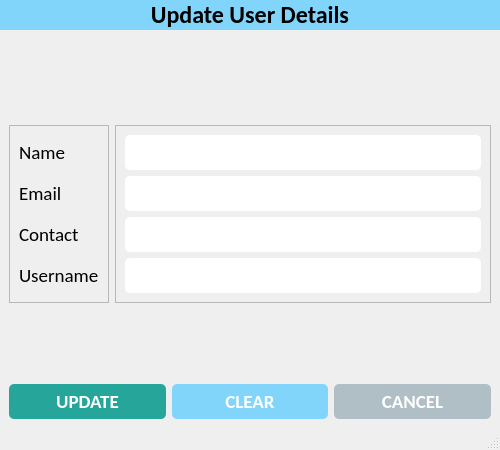
<?xml version="1.0" encoding="UTF-8"?>
<ui version="4.0">
 <class>UpdateUserWindow</class>
 <widget class="QMainWindow" name="UpdateUserWindow">
  <property name="geometry">
   <rect>
    <x>0</x>
    <y>0</y>
    <width>500</width>
    <height>450</height>
   </rect>
  </property>
  <property name="minimumSize">
   <size>
    <width>500</width>
    <height>450</height>
   </size>
  </property>
  <property name="maximumSize">
   <size>
    <width>500</width>
    <height>450</height>
   </size>
  </property>
  <property name="windowTitle">
   <string>Update User Details</string>
  </property>
  <property name="windowIcon">
   <iconset resource="../resources.qrc">
    <normaloff>:/icons/assets/icons/logo.png</normaloff>:/icons/assets/icons/logo.png</iconset>
  </property>
  <widget class="QWidget" name="centralwidget">
   <property name="styleSheet">
    <string notr="true">

#label {
	background-color: #81d4fa;
}

#label_5 {
	color: #fff;
}

#btn_save {
	background-color: #26a69a;
	border-radius: 5px;
	padding: 5px 0px;
	color: white;
}

#btn_clear {
	background-color: #81d4fa;
	border-radius: 5px;
	padding: 5px 0px;
	color: white;
}

#btn_cancel {
	background-color: #b0bec5;
	border-radius: 5px;
	padding: 5px 0px;
	color: white;
}

QLineEdit {
	border-radius: 5px;
	padding: 5px 5px;
}

QDateEdit {
	border-radius: 5px;
	padding: 5px 5px;
}

QComboBox {
	border-radius: 5px;
	padding: 5px 5px;
}

QTextEdit {
	border-radius: 10px;
	padding: 0px 0px;
}</string>
   </property>
   <layout class="QVBoxLayout" name="verticalLayout_3">
    <property name="spacing">
     <number>1</number>
    </property>
    <property name="leftMargin">
     <number>0</number>
    </property>
    <property name="topMargin">
     <number>0</number>
    </property>
    <property name="rightMargin">
     <number>0</number>
    </property>
    <property name="bottomMargin">
     <number>0</number>
    </property>
    <item alignment="Qt::AlignTop">
     <widget class="QLabel" name="label">
      <property name="font">
       <font>
        <family>Calibri</family>
        <pointsize>18</pointsize>
        <weight>75</weight>
        <bold>true</bold>
       </font>
      </property>
      <property name="text">
       <string>Update User Details</string>
      </property>
      <property name="alignment">
       <set>Qt::AlignCenter</set>
      </property>
      <property name="margin">
       <number>10</number>
      </property>
     </widget>
    </item>
    <item>
     <widget class="QWidget" name="widget" native="true">
      <layout class="QHBoxLayout" name="horizontalLayout">
       <item>
        <widget class="QFrame" name="frame">
         <property name="frameShape">
          <enum>QFrame::StyledPanel</enum>
         </property>
         <property name="frameShadow">
          <enum>QFrame::Raised</enum>
         </property>
         <layout class="QVBoxLayout" name="verticalLayout">
          <item>
           <widget class="QLabel" name="lbl_name">
            <property name="font">
             <font>
              <family>Calibri</family>
              <pointsize>14</pointsize>
             </font>
            </property>
            <property name="text">
             <string>Name</string>
            </property>
           </widget>
          </item>
          <item>
           <widget class="QLabel" name="lbl_email">
            <property name="font">
             <font>
              <family>Calibri</family>
              <pointsize>14</pointsize>
             </font>
            </property>
            <property name="text">
             <string>Email</string>
            </property>
           </widget>
          </item>
          <item>
           <widget class="QLabel" name="lbl_contact">
            <property name="font">
             <font>
              <family>Calibri</family>
              <pointsize>14</pointsize>
             </font>
            </property>
            <property name="text">
             <string>Contact</string>
            </property>
           </widget>
          </item>
          <item>
           <widget class="QLabel" name="lbl_username">
            <property name="font">
             <font>
              <family>Calibri</family>
              <pointsize>14</pointsize>
             </font>
            </property>
            <property name="text">
             <string>Username</string>
            </property>
           </widget>
          </item>
         </layout>
        </widget>
       </item>
       <item>
        <widget class="QFrame" name="frame_2">
         <property name="frameShape">
          <enum>QFrame::StyledPanel</enum>
         </property>
         <property name="frameShadow">
          <enum>QFrame::Raised</enum>
         </property>
         <layout class="QVBoxLayout" name="verticalLayout_2">
          <item>
           <widget class="QLineEdit" name="txt_name">
            <property name="minimumSize">
             <size>
              <width>0</width>
              <height>35</height>
             </size>
            </property>
            <property name="maximumSize">
             <size>
              <width>16777215</width>
              <height>35</height>
             </size>
            </property>
            <property name="font">
             <font>
              <family>Calibri</family>
              <pointsize>14</pointsize>
             </font>
            </property>
           </widget>
          </item>
          <item>
           <widget class="QLineEdit" name="txt_email">
            <property name="minimumSize">
             <size>
              <width>0</width>
              <height>35</height>
             </size>
            </property>
            <property name="maximumSize">
             <size>
              <width>16777215</width>
              <height>35</height>
             </size>
            </property>
            <property name="font">
             <font>
              <family>Calibri</family>
              <pointsize>14</pointsize>
             </font>
            </property>
           </widget>
          </item>
          <item>
           <widget class="QLineEdit" name="txt_contact">
            <property name="minimumSize">
             <size>
              <width>0</width>
              <height>35</height>
             </size>
            </property>
            <property name="maximumSize">
             <size>
              <width>16777215</width>
              <height>35</height>
             </size>
            </property>
            <property name="font">
             <font>
              <family>Calibri</family>
              <pointsize>14</pointsize>
             </font>
            </property>
           </widget>
          </item>
          <item>
           <widget class="QLineEdit" name="txt_username">
            <property name="minimumSize">
             <size>
              <width>0</width>
              <height>35</height>
             </size>
            </property>
            <property name="maximumSize">
             <size>
              <width>16777215</width>
              <height>35</height>
             </size>
            </property>
            <property name="font">
             <font>
              <family>Calibri</family>
              <pointsize>14</pointsize>
             </font>
            </property>
           </widget>
          </item>
         </layout>
        </widget>
       </item>
      </layout>
     </widget>
    </item>
    <item alignment="Qt::AlignBottom">
     <widget class="QWidget" name="bottom_widget" native="true">
      <layout class="QHBoxLayout" name="horizontalLayout_2">
       <item>
        <widget class="QPushButton" name="btn_save">
         <property name="font">
          <font>
           <family>Calibri</family>
           <pointsize>14</pointsize>
           <weight>75</weight>
           <bold>true</bold>
          </font>
         </property>
         <property name="cursor">
          <cursorShape>OpenHandCursor</cursorShape>
         </property>
         <property name="text">
          <string>UPDATE</string>
         </property>
         <property name="icon">
          <iconset resource="../resources.qrc">
           <normaloff>:/icons/assets/icons/save.png</normaloff>:/icons/assets/icons/save.png</iconset>
         </property>
         <property name="iconSize">
          <size>
           <width>32</width>
           <height>32</height>
          </size>
         </property>
        </widget>
       </item>
       <item>
        <widget class="QPushButton" name="btn_clear">
         <property name="font">
          <font>
           <family>Calibri</family>
           <pointsize>14</pointsize>
           <weight>75</weight>
           <bold>true</bold>
          </font>
         </property>
         <property name="cursor">
          <cursorShape>OpenHandCursor</cursorShape>
         </property>
         <property name="text">
          <string>CLEAR</string>
         </property>
         <property name="icon">
          <iconset resource="../resources.qrc">
           <normaloff>:/icons/assets/icons/clear.png</normaloff>:/icons/assets/icons/clear.png</iconset>
         </property>
         <property name="iconSize">
          <size>
           <width>32</width>
           <height>32</height>
          </size>
         </property>
        </widget>
       </item>
       <item>
        <widget class="QPushButton" name="btn_cancel">
         <property name="font">
          <font>
           <family>Calibri</family>
           <pointsize>14</pointsize>
           <weight>75</weight>
           <bold>true</bold>
          </font>
         </property>
         <property name="cursor">
          <cursorShape>OpenHandCursor</cursorShape>
         </property>
         <property name="text">
          <string>CANCEL</string>
         </property>
         <property name="icon">
          <iconset resource="../resources.qrc">
           <normaloff>:/icons/assets/icons/close.png</normaloff>:/icons/assets/icons/close.png</iconset>
         </property>
         <property name="iconSize">
          <size>
           <width>32</width>
           <height>32</height>
          </size>
         </property>
        </widget>
       </item>
      </layout>
     </widget>
    </item>
   </layout>
  </widget>
  <widget class="QStatusBar" name="statusbar"/>
 </widget>
 <resources>
  <include location="../resources.qrc"/>
 </resources>
 <connections/>
</ui>
